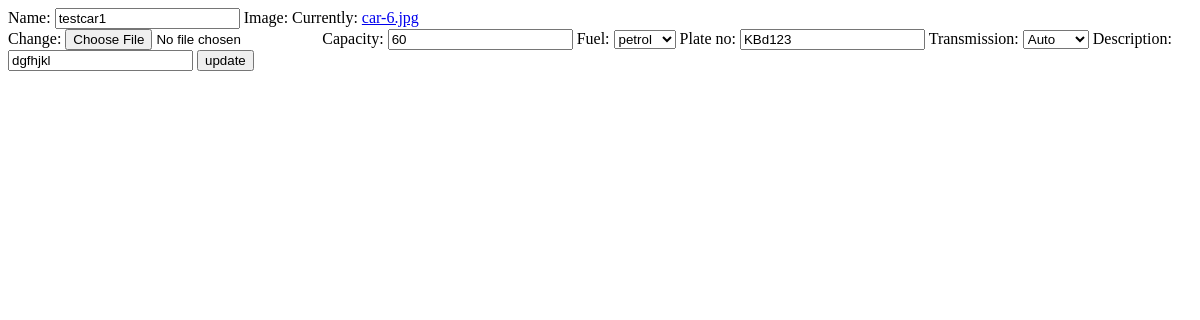
Before: /UpdateCar/9/ with the older database file.
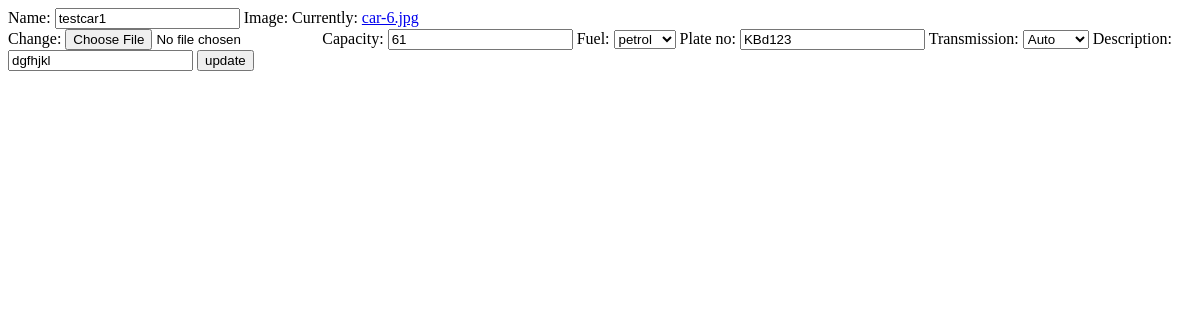
After: the same page with the newer database file.
### core/models.py (models this page shows, shortened)
class Car(models.Model):
    name = models.CharField(max_length=200)
    image = models.ImageField()
    description = models.CharField(max_length=300)
    capacity = models.PositiveIntegerField()
    plate_no = models.CharField(max_length=100)
    fuel = models.CharField(max_length=100, choices=Fuel_Choices)
    Transmission = models.CharField(max_length=100, choices=Transmission_Choices)
    booked = models.BooleanField(default=False)
    class Meta:
        verbose_name_plural = 'Cars'

### core/views.py (the view)
# urls.py: path('UpdateCar/<int:pk>/', UpdateCar.as_view(), name="UpdateCar"),
class UpdateCar(UpdateView):
    model = Car
    fields = ['name', 'image', 'capacity', 'fuel', 'plate_no', 'Transmission', 'description']
    template_name = 'update_car_details.html'
    messages = 'Car updated successfully'
    success_url = '/'

### templates/update_car_details.html (shortened to what this page needs)
<!DOCTYPE html>
<html lang="en">
<head>
</head>
<body>
<form method="post" enctype="multipart/form-data" onsubmit="SubmitResponse()">
    {{ form }}
<button class="btn btn-info" type="submit">update</button>
</form>
</body>
</html>

Changed rows visible on the page:
changed Car "testcar1": capacity "60" → "61"
